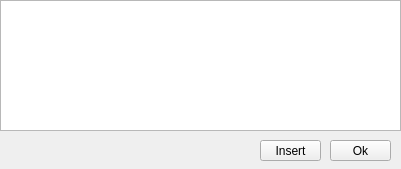
<?xml version="1.0" encoding="UTF-8"?>
<ui version="4.0">
 <class>InsertQuery</class>
 <widget class="QWidget" name="InsertQuery">
  <property name="geometry">
   <rect>
    <x>0</x>
    <y>0</y>
    <width>401</width>
    <height>169</height>
   </rect>
  </property>
  <property name="windowTitle">
   <string>Insert</string>
  </property>
  <widget class="QPushButton" name="okPushButton">
   <property name="geometry">
    <rect>
     <x>330</x>
     <y>140</y>
     <width>61</width>
     <height>21</height>
    </rect>
   </property>
   <property name="text">
    <string>Ok</string>
   </property>
  </widget>
  <widget class="QTableWidget" name="tableWidget">
   <property name="geometry">
    <rect>
     <x>0</x>
     <y>0</y>
     <width>401</width>
     <height>131</height>
    </rect>
   </property>
  </widget>
  <widget class="QPushButton" name="insertPushButton">
   <property name="geometry">
    <rect>
     <x>260</x>
     <y>140</y>
     <width>61</width>
     <height>21</height>
    </rect>
   </property>
   <property name="text">
    <string>Insert</string>
   </property>
  </widget>
 </widget>
 <resources/>
 <connections/>
</ui>
